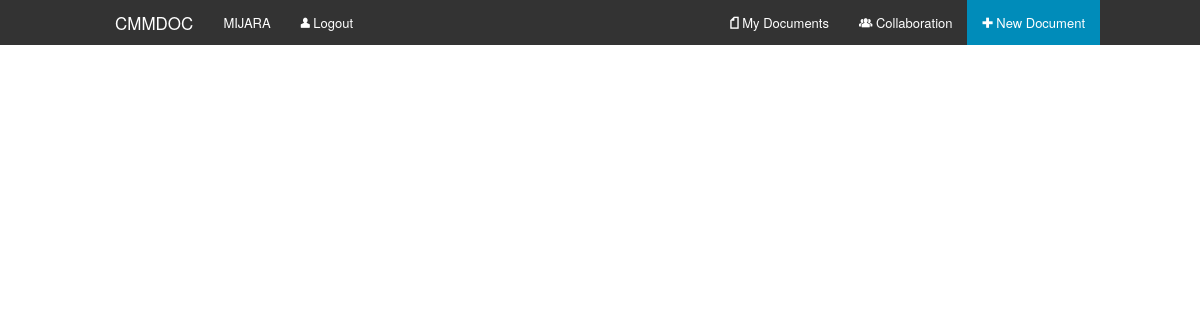
Before: /documents/ (signed in) with the older database file.
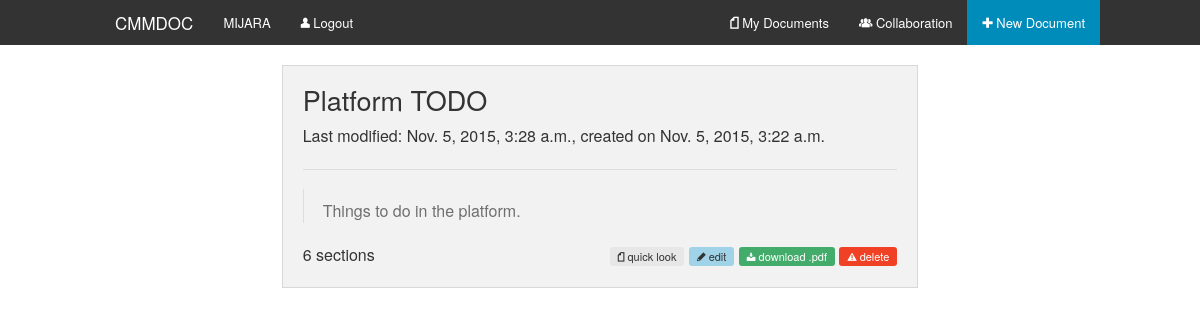
After: the same page with the newer database file.
### edit/models.py (models this page shows, shortened)
class Document(models.Model):
    title = models.CharField(max_length=256)
    description = models.CharField(max_length=256)
    create_time = models.DateTimeField(auto_now_add=True)
    last_modified = models.DateTimeField(auto_now=True)
    owner = models.ForeignKey(User, related_name='document_owner')
    users = models.ManyToManyField(User)

### dashboard/views.py (the view)
# urls.py: url(r'^documents/$', views.documents, name='documents'),
@login_required(login_url=login)
def documents(request):
    return render(request, 'dashboard/documents.html', {
        'documents': request.user.document_owner.order_by('-last_modified').all()
    })

### cmdoc/templates/dashboard/documents.html (shortened to what this page needs)
{% extends 'base.html' %}
{% block content %}
<div class="row">
    <div class="large-8 columns large-centered">
        {% for document in documents %}
        <div class="panel">
            <h3>{{ document.title }}</h3>
            <p>
                Last modified: {{ document.last_modified }}, created on {{ document.create_time }}
            </p>
            <hr/>
            <blockquote>
                {{ document.description }}
            </blockquote>
            <div class="left">
                {{ document.section_set.count }} sections
            </div>
            <div class="right">
                <a href="{% url 'edit:render_html' document.id %}" target="_blank" class="label secondary radius"><i class="fi-page"></i> quick look</a>
                <a href="{% url 'edit:index' document.id %}" class="label info radius"><i class="fi-pencil"></i> edit</a>
                <a class="label success radius"><i class="fi-download"></i> download .pdf</a>
                <a href="{% url 'document_delete' document.id %}" class="label alert radius"><i class="fi-alert"></i> delete</a>
            </div>
            <div class="clearfix"></div>
        </div>
        {% endfor %}
    </div>
</div>
{% endblock %}

Changed rows visible on the page:
added Document: title "Platform TODO", last_modified "Nov. 5, 2015, 3:28 a.m.", create_time "Nov. 5, 2015, 3:22 a.m.", description "Things to do in the platform.", section_set.count "6"
